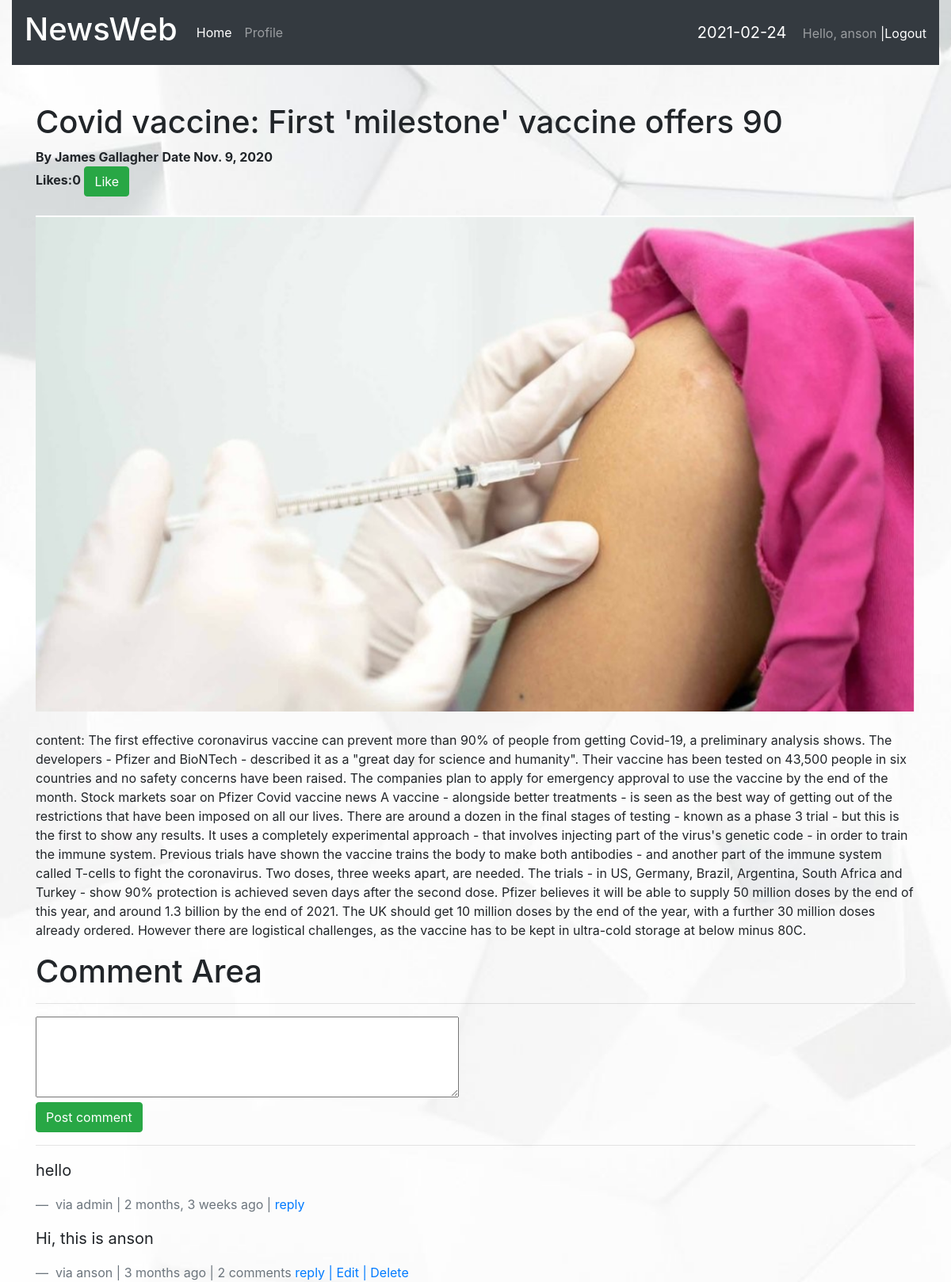
The page /news/1/ (signed in) on the database its author committed.
### myNews/models.py (models this page shows, shortened)
class Article(models.Model):
    title = models.CharField(max_length=50)
    author = models.CharField(max_length=50)
    content = models.TextField("Content")
    date= models.DateField(default = timezone.now)
    category = models.ForeignKey(
        'ArticleCategory',
        null = True,
        blank = True,
        on_delete=models.SET_NULL,
    )
    article_pictures = models.ImageField(upload_to='', blank = True, null = True)
    liked = models.ManyToManyField(User, blank = True)
    @property
    def num_likes(self):
        return self.liked.count()
    @property
    def get_content_type(self):
        instance = self
        content_type = ContentType.objects.get_for_model(instance.__class__)
        return content_type

class Comment(models.Model):
    user = models.ForeignKey(settings.AUTH_USER_MODEL, on_delete=models.CASCADE, null = True)
    content_type = models.ForeignKey(ContentType, on_delete=models.CASCADE, null = True)
    object_id = models.PositiveIntegerField(null = True)
    content_object = GenericForeignKey('content_type', 'object_id')
    parent = models.ForeignKey('self', on_delete=models.CASCADE, null=True, blank=True)
    content = models.TextField()
    timestamp = models.DateField(auto_now_add=True, null = True)
    objects = CommentManager()
    class Meta:
        ordering = ['-timestamp']
    def children(self):
        return Comment.objects.filter(parent=self)

### myNews/views.py (the view)
# urls.py: path('news/<int:article_id>/', views.news, name='news'),
@login_required(login_url='login')
def news(request,article_id):
    try:
        instance = get_object_or_404(Article,pk=article_id)
        initial_data = {
            "content_type": instance.get_content_type,
            "object_id": instance.id
        }
        article = Article.objects.get(id=article_id)
        comments = Comment.objects.filter_by_instance(instance)
        return render(request,'myNews/news.html',{
            'user':request.user,
            'article':article,
            'date':time.strftime("%Y-%m-%d", time.localtime()),
            'comments':comments,
            'comment_form':CommentForm(initial=initial_data),
        })
    except article.DoesNotExist:
        return HttpResponseBadRequest('Invalid article id')

### myNews/forms.py
class CommentForm(forms.Form):
    content_type = forms.CharField(widget=forms.HiddenInput)
    object_id = forms.IntegerField(widget=forms.HiddenInput)
    content = forms.CharField(label='', widget=forms.Textarea(attrs={'cols': 50, 'rows': 4}))

### myNews/models.py (called while the page is built)
    def filter_by_instance(self,instance):
        content_type =ContentType.objects.get_for_model(instance.__class__)
        obj_id = instance.id
        qs = super(CommentManager, self).filter(content_type=content_type, object_id = obj_id).filter(parent = None)
        return qs

### myNews/templates/myNews/news.html (shortened to what this page needs)
{% extends 'myNews/base.html' %}
{% load static %}
{% block content %}
    {%include 'myNews/nav.html'%}
    <div>
        <div class="container  mt-5">
            <h1> {{article.title}}</h1>
            <b> By {{article.author}}</b>
            <b> Date {{article.date}}</b>
            <div>
                <strong>Likes:{{article.num_likes}}</strong>
                {% if user not in article.liked.all %}
                    <button class="btn btn-success" id='like' data-article='{{article.id}}'>Like</button>
                {% else %}
                    <button class="btn btn-danger" id='like' data-article='{{article.id}}'>Unlike</button>
                {% endif %}
            </div>
            <div class = "mt-4">
            <img class="img-fluid" src="/static/img/{{article.article_pictures}}">
            <div>
            <div class = "mt-4">
            <article>content: {{article.content}}</article>
            </div>
            <div class = "mt-3">
                <h1>Comment Area</h1>
                <hr>
                <div>
                    <form method="post">
                        {{ comment_form }}
                    </form>
                    <input type="submit" value='Post comment' class="btn btn-success" id ='post_button'><hr>
                </div>
                <div>
                    {% for comment in comments %}
                        <blockquote class="blockquote">
                            <p>{{comment.content}}</p>
                            <footer class="blockquote-footer">
                                via {{ comment.user }} | {{comment.timestamp|timesince }} ago |
                                {% if comment.children.count > 0 %}
                                    {{comment.children.count}} comments
                                {% endif %}
                                <a href="#" class="comment-reply-btn">reply</a>
                                {% if comment.user == user %}
                                    <a href="#" data-toggle="modal" data-target="#editModal" data-comment="{{comment.id}}" data-content="{{comment.content}}" name="comment-edit-btn">| Edit</a>
                                    <a href="#" comment-id="{{comment.id}}" class="comment-delete-btn" name="comment-delete-btn"> | Delete</a>
                                {% endif %}
                            </footer>
                        </blockquote>
                    {% endfor %}
                </div>
            </div>
        </div>
    </div>
    </div>
{% endblock  %}

### myNews/templates/myNews/nav.html
<nav class="navbar navbar-expand-lg navbar-dark bg-dark">
  <a class="navbar-brand"><h1>NewsWeb</h1></a>
  <div class="collapse navbar-collapse" id="navbarText">
    <ul class="navbar-nav mr-auto">
      <li class="nav-item active">
        <a class="nav-link" href="{%url 'index'%}">Home</a>
      </li>
      <li class="nav-item">
        <a class="nav-link" href="{%url 'profile'%}">Profile</a>
      </li>
    </ul>
    <span class="navbar-text">
      <h7 class="navbar-brand">{{date}}</h7>
      <span>Hello, {{request.user}}</span>
      <a href="{% url 'logout' %}"> |Logout</a>
    </span>
  </div>
</nav>

### myNews/templates/myNews/news.html (style rules this page uses)
img { width:100%; }

### myNews/templates/myNews/base.html (style rules this page uses)
body, html { height: 100%; margin: 0; }

### rows shown on the page
Article: title "Covid vaccine: First 'milestone' vaccine offers 90", author "James Gallagher", date "Nov. 9, 2020", num_likes "0", article_pictures (picture), content "The first effective coronavirus vaccine can prevent more than 90% of people from getting Covid-19, a preliminary analysis shows. The developers - Pfizer and BioNTech - described it as a \"great day for science and humanity\". Their vaccine has been tested on 43,500 people in six countries and no safety concerns have been raised. The companies plan to apply for emergency approval to use the vaccine by the end of the month. Stock markets soar on Pfizer Covid vaccine news A vaccine - alongside better treatments - is seen as the best way of getting out of the restrictions that have been imposed on all our lives. There are around a dozen in the final stages of testing - known as a phase 3 trial -…"
Comment: content "hello", user "admin", timestamp "2 months, 3 weeks"
Comment: content "Hi, this is anson", user "anson", timestamp "3 months", children.count "2"

### other values the page prints
{{ date }} "2021-02-24"
{{ request.user }} "anson"
